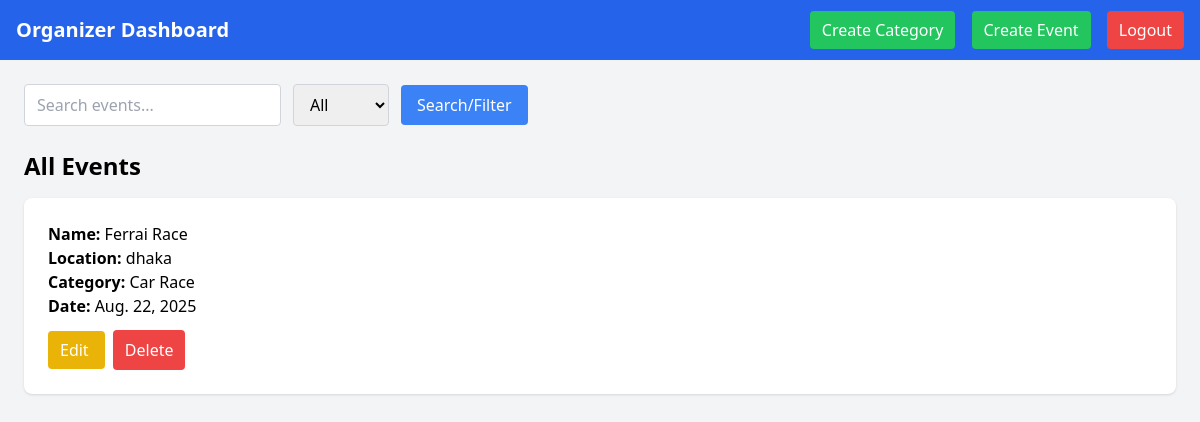
Screenshot of /events/ (signed in) with the database file from the repository.
### work/models.py (models this page shows, shortened)
class Event(models.Model):
    name = models.CharField(max_length=50)
    description = models.TextField(null=True, blank=True)
    create_date = models.DateField(auto_now_add=True)
    start_date = models.DateField()
    time = models.TimeField()
    location = models.CharField(max_length=50)
    category = models.ForeignKey(Category, on_delete=models.CASCADE, related_name="events")
    participant = models.ManyToManyField(settings.AUTH_USER_MODEL, related_name="events_participated")
    rsvps = models.ManyToManyField(settings.AUTH_USER_MODEL, related_name="rsvp_events", blank=True)
    pic = models.ImageField(upload_to='event_pics/', blank=True, null=True, default='default.jpg')

class Category(models.Model):
    name = models.CharField(max_length=50)
    description = models.TextField(null=True, blank=True)

### work/views.py (the view)
# urls.py: path('events/',all_events,name='all_events'),
@login_required
def all_events(request):
    query = request.GET.get('q')
    filter_option = request.GET.get('filter')
    all_event = Event.objects.all()
    if query:
        all_event = all_event.filter(
            Q(name__icontains=query) |
            Q(location__icontains=query) |
            Q(category__name__icontains=query)
        )
    if filter_option == 'today':
        all_event = all_event.filter(start_date=date.today())
    elif filter_option == 'past':
        all_event = all_event.filter(start_date__lt=date.today())
    elif filter_option == 'future':
        all_event = all_event.filter(start_date__gt=date.today())
    return render(request, 'organizer.html', {'all_event': all_event})

### work/templates/organizer.html (shortened to what this page needs)
<!DOCTYPE html>
<html lang="en">
<head>
    <script src="https://cdn.tailwindcss.com"></script>
</head>
<body class="bg-gray-100 min-h-screen">
    <nav class="bg-blue-600 text-white p-4 flex justify-between items-center">
        <h1 class="text-xl font-bold">Organizer Dashboard</h1>
        <div class="space-x-3">
            <a href="{% url 'create_category' %}" class="bg-green-500 hover:bg-green-600 px-3 py-2 rounded">Create Category</a>
            <a href="{% url 'create_event' %}" class="bg-green-500 hover:bg-green-600 px-3 py-2 rounded">Create Event</a>
            <a href="{% url 'sign-out' %}" class="bg-red-500 hover:bg-red-600 px-3 py-2 rounded">Logout</a>
        </div>
    </nav>
    <div class="max-w-6xl mx-auto mt-6">
        <form method="get" class="flex flex-wrap items-center gap-3 mb-6">
            <input type="text" name="q" placeholder="Search events..." value="{{ request.GET.q }}"
                class="border border-gray-300 rounded px-3 py-2 w-full sm:w-auto">
            <select name="filter" class="border border-gray-300 rounded px-3 py-2">
                <option value="">All</option>
            </select>
            <button type="submit" class="bg-blue-500 hover:bg-blue-600 text-white px-4 py-2 rounded">Search/Filter</button>
        </form>
        <h2 class="text-2xl font-bold mb-4">All Events</h2>
        {% for event in all_event %}
        <div class="bg-white shadow rounded-lg p-6 mb-4">
            <p><span class="font-semibold">Name:</span> {{ event.name }}</p>
            <p><span class="font-semibold">Location:</span> {{ event.location }}</p>
            <p><span class="font-semibold">Category:</span> {{ event.category.name }}</p>
            <p><span class="font-semibold">Date:</span> {{ event.start_date }}</p>
            <div class="mt-3 space-x-2">
                <a href="{% url 'edit_event' event.id %}"
                   class="bg-yellow-500 hover:bg-yellow-600 px-3 py-2 rounded text-white">
                   Edit
                </a>
                <form method="post" action="{% url 'delete_event' event.id %}" class="inline">
                    <button type="submit" onclick="return confirm('Are you sure you want to delete this event?');"
                        class="bg-red-500 hover:bg-red-600 px-3 py-2 rounded text-white">
                        Delete
                    </button>
                </form>
            </div>
        </div>
        {% empty %}
        <p class="text-gray-500">No events found.</p>
        {% endfor %}
    </div>
</body>
</html>

### rows the page displays
Event: name "Ferrai Race", location "dhaka", category.name "Car Race", start_date "Aug. 22, 2025"
